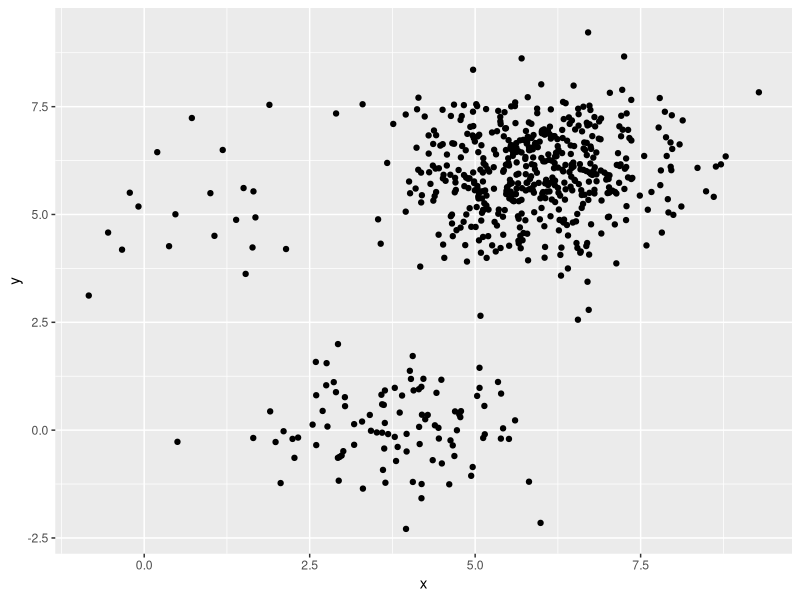

Write the R code that produced this figure.
library(plyr)
library(dplyr)
library(ggplot2)

sizes <- c(20, 100, 500)

set.seed(2015)

centers <- data.frame(x = c(1, 4, 6), y = c(5, 0, 6), n = sizes,
                      cluster = factor(1:3))
points <- centers %>% group_by(cluster) %>%
    do(data.frame(x = rnorm(.$n, .$x), y = rnorm(.$n, .$y)))

plot <- ggplot(points, aes(x, y)) + geom_point()
print(plot)
